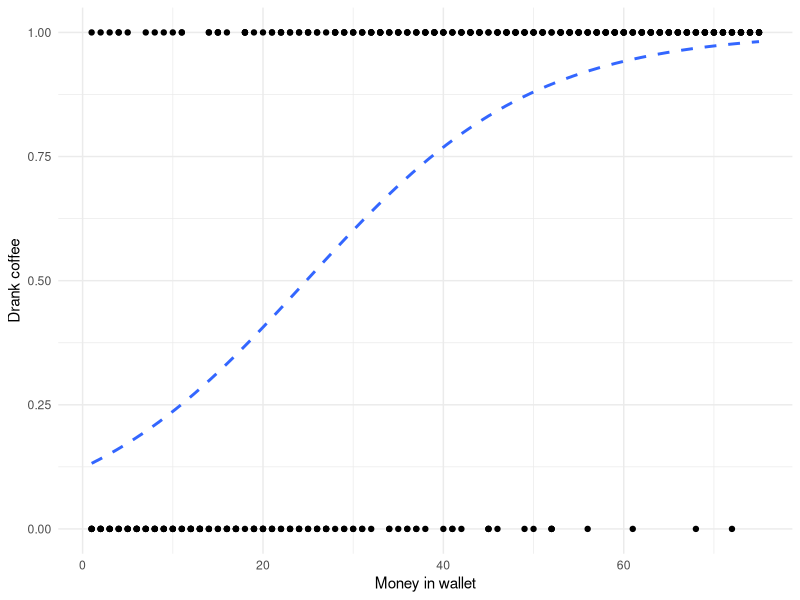
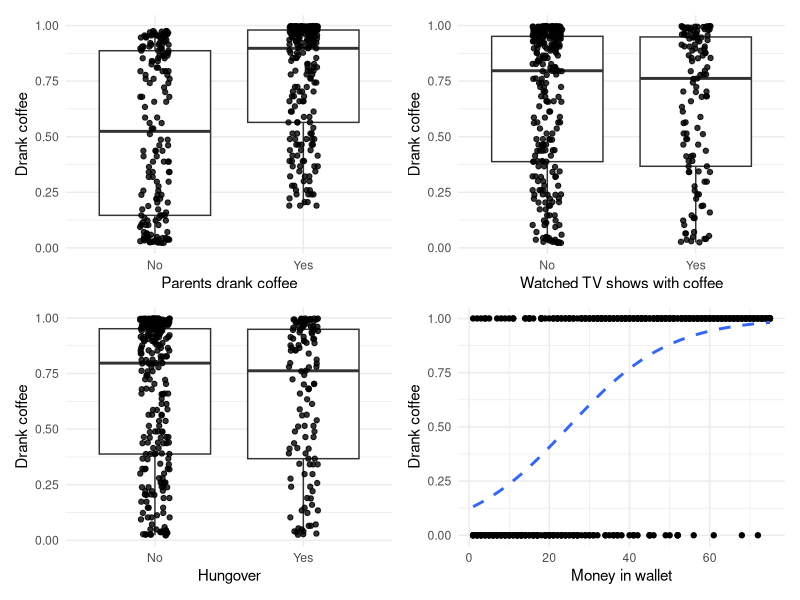

These figures' R source, in order:
# Coffee drinking
library(ggplot2)

money <- rep(1:75, times = 5)

n <- length(money)

parents <- rbinom(n = n, size = 1, prob = 0.5)

tv <- rbinom(n = n, size = 1, prob = 0.3)

hungover <- rbinom(n = n, size = 1, prob = 0.2)

z <- plogis(-4 + money * 0.1 + 2 * parents + 0.5 * tv + 1.5 * hungover)

drank_coffee <- rbinom(n = length(money), 1, prob = z)

df <- data.frame(
  money,
  drank_coffee,
  parents = ifelse(parents == 1, "Yes", "No"),
  tv = ifelse(tv == 1, "Yes", "No"),
  hungover = ifelse(tv == 1, "Yes", "No")
)

ggplot(df) +
  geom_point(aes(x = money, y = drank_coffee)) +
  geom_smooth(aes(x = money, y = drank_coffee),
              method = "glm", se = FALSE,
              method.args = list(family = "binomial"),
              linetype = "dashed") +
  labs(x = "Money in wallet",
       y = "Drank coffee") +
  theme_bw() +
  theme_minimal()

m <- glm(drank_coffee ~ money + parents,
         data = df,
         family = binomial())

p <- predict(m, type = "response")

df$fit <- p

a <- ggplot(df) +
  geom_boxplot(aes(x = parents, y = fit)) +
  geom_jitter(aes(x = parents, y = fit),
              width = 0.1, alpha = 0.8) +
  labs(x = "Parents drank coffee",
       y = "Drank coffee") +
  theme_bw() +
  theme_minimal()

b <- ggplot(df) +
  geom_boxplot(aes(x = tv, y = fit)) +
  geom_jitter(aes(x = tv, y = fit),
              width = 0.1, alpha = 0.8) +
  labs(x = "Watched TV shows with coffee",
       y = "Drank coffee") +
  theme_bw() +
  theme_minimal()

c <- ggplot(df) +
  geom_boxplot(aes(x = hungover, y = fit)) +
  geom_jitter(aes(x = hungover, y = fit),
              width = 0.1, alpha = 0.8) +
  labs(x = "Hungover",
       y = "Drank coffee") +
  theme_bw() +
  theme_minimal()

d <- ggplot(df) +
  geom_point(aes(x = money, y = drank_coffee)) +
  geom_smooth(aes(x = money, y = drank_coffee),
              method = "glm", se = FALSE,
              method.args = list(family = "binomial"),
              linetype = "dashed") +
  labs(x = "Money in wallet",
       y = "Drank coffee") +
  theme_bw() +
  theme_minimal()

library(patchwork)

(a + b)/
  (c + d)
